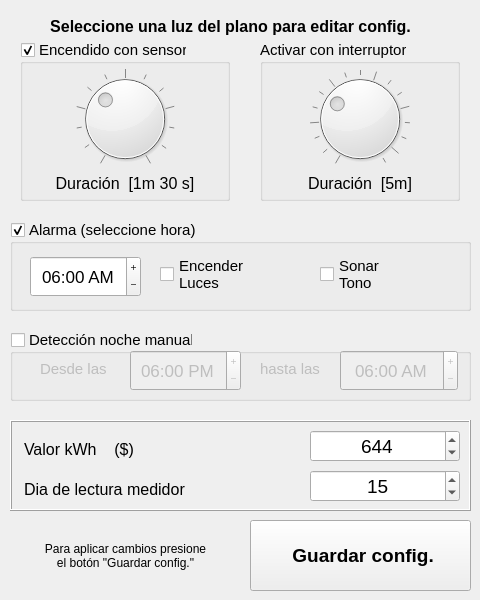
    <widget class="QWidget" name="configG">
     <attribute name="title">
      <string>Config. general</string>
     </attribute>
     <widget class="QFrame" name="frameGLigths">
      <property name="geometry">
       <rect>
        <x>10</x>
        <y>10</y>
        <width>461</width>
        <height>201</height>
       </rect>
      </property>
      <property name="frameShape">
       <enum>QFrame::NoFrame</enum>
      </property>
      <property name="frameShadow">
       <enum>QFrame::Sunken</enum>
      </property>
      <widget class="QLabel" name="label_9">
       <property name="geometry">
        <rect>
         <x>10</x>
         <y>8</y>
         <width>421</width>
         <height>17</height>
        </rect>
       </property>
       <property name="font">
        <font>
         <pointsize>12</pointsize>
         <weight>75</weight>
         <bold>true</bold>
        </font>
       </property>
       <property name="text">
        <string>Seleccione una luz del plano para editar config.</string>
       </property>
       <property name="alignment">
        <set>Qt::AlignCenter</set>
       </property>
      </widget>
      <widget class="QGroupBox" name="gboxSensorOn">
       <property name="geometry">
        <rect>
         <x>10</x>
         <y>30</y>
         <width>210</width>
         <height>161</height>
        </rect>
       </property>
       <property name="font">
        <font>
         <pointsize>11</pointsize>
         <weight>50</weight>
         <bold>false</bold>
        </font>
       </property>
       <property name="title">
        <string>Encendido con sensor</string>
       </property>
       <property name="flat">
        <bool>false</bool>
       </property>
       <property name="checkable">
        <bool>true</bool>
       </property>
       <property name="checked">
        <bool>true</bool>
       </property>
       <layout class="QVBoxLayout" name="verticalLayout_2">
        <property name="spacing">
         <number>0</number>
        </property>
        <property name="leftMargin">
         <number>0</number>
        </property>
        <property name="topMargin">
         <number>5</number>
        </property>
        <property name="rightMargin">
         <number>0</number>
        </property>
        <property name="bottomMargin">
         <number>0</number>
        </property>
        <item>
         <widget class="QDial" name="dialShort">
          <property name="minimum">
           <number>10</number>
          </property>
          <property name="maximum">
           <number>240</number>
          </property>
          <property name="singleStep">
           <number>10</number>
          </property>
          <property name="pageStep">
           <number>30</number>
          </property>
          <property name="value">
           <number>90</number>
          </property>
          <property name="orientation">
           <enum>Qt::Horizontal</enum>
          </property>
          <property name="invertedAppearance">
           <bool>false</bool>
          </property>
          <property name="invertedControls">
           <bool>false</bool>
          </property>
          <property name="notchTarget">
           <double>9.000000000000000</double>
          </property>
          <property name="notchesVisible">
           <bool>true</bool>
          </property>
         </widget>
        </item>
        <item>
         <widget class="QLabel" name="lblDialShort">
          <property name="maximumSize">
           <size>
            <width>16777215</width>
            <height>32</height>
           </size>
          </property>
          <property name="font">
           <font>
            <pointsize>12</pointsize>
           </font>
          </property>
          <property name="text">
           <string>Duración  [1m 30 s]</string>
          </property>
          <property name="alignment">
           <set>Qt::AlignCenter</set>
          </property>
         </widget>
        </item>
       </layout>
      </widget>
      <widget class="QGroupBox" name="gboxIntOn">
       <property name="geometry">
        <rect>
         <x>250</x>
         <y>30</y>
         <width>200</width>
         <height>161</height>
        </rect>
       </property>
       <property name="font">
        <font>
         <pointsize>11</pointsize>
         <weight>50</weight>
         <bold>false</bold>
        </font>
       </property>
       <property name="title">
        <string>Activar con interruptor</string>
       </property>
       <property name="flat">
        <bool>false</bool>
       </property>
       <property name="checkable">
        <bool>false</bool>
       </property>
       <property name="checked">
        <bool>false</bool>
       </property>
       <layout class="QVBoxLayout" name="verticalLayout_4">
        <property name="spacing">
         <number>0</number>
        </property>
        <property name="leftMargin">
         <number>0</number>
        </property>
        <property name="topMargin">
         <number>5</number>
        </property>
        <property name="rightMargin">
         <number>0</number>
        </property>
        <property name="bottomMargin">
         <number>0</number>
        </property>
        <item>
         <widget class="QDial" name="dialLong">
          <property name="minimum">
           <number>0</number>
          </property>
          <property name="maximum">
           <number>240</number>
          </property>
          <property name="singleStep">
           <number>15</number>
          </property>
          <property name="pageStep">
           <number>45</number>
          </property>
          <property name="value">
           <number>75</number>
          </property>
          <property name="sliderPosition">
           <number>75</number>
          </property>
          <property name="orientation">
           <enum>Qt::Horizontal</enum>
          </property>
          <property name="invertedAppearance">
           <bool>false</bool>
          </property>
          <property name="invertedControls">
           <bool>false</bool>
          </property>
          <property name="notchTarget">
           <double>9.000000000000000</double>
          </property>
          <property name="notchesVisible">
           <bool>true</bool>
          </property>
         </widget>
        </item>
        <item>
         <widget class="QLabel" name="lblDialLong">
          <property name="maximumSize">
           <size>
            <width>16777215</width>
            <height>32</height>
           </size>
          </property>
          <property name="font">
           <font>
            <pointsize>12</pointsize>
           </font>
          </property>
          <property name="text">
           <string>Duración  [5m]</string>
          </property>
          <property name="alignment">
           <set>Qt::AlignCenter</set>
          </property>
         </widget>
        </item>
       </layout>
      </widget>
     </widget>
     <widget class="QFrame" name="frameGAlarm">
      <property name="geometry">
       <rect>
        <x>10</x>
        <y>210</y>
        <width>461</width>
        <height>111</height>
       </rect>
      </property>
      <property name="frameShape">
       <enum>QFrame::NoFrame</enum>
      </property>
      <property name="frameShadow">
       <enum>QFrame::Raised</enum>
      </property>
      <widget class="QGroupBox" name="gboxAlarmOn">
       <property name="enabled">
        <bool>true</bool>
       </property>
       <property name="geometry">
        <rect>
         <x>0</x>
         <y>10</y>
         <width>461</width>
         <height>91</height>
        </rect>
       </property>
       <property name="font">
        <font>
         <pointsize>11</pointsize>
        </font>
       </property>
       <property name="title">
        <string>Alarma (seleccione hora)</string>
       </property>
       <property name="flat">
        <bool>false</bool>
       </property>
       <property name="checkable">
        <bool>true</bool>
       </property>
       <property name="checked">
        <bool>true</bool>
       </property>
       <widget class="QCheckBox" name="chkLigthsG">
        <property name="geometry">
         <rect>
          <x>150</x>
          <y>20</y>
          <width>161</width>
          <height>69</height>
         </rect>
        </property>
        <property name="text">
         <string>Encender 
Luces</string>
        </property>
        <property name="icon">
         <iconset resource="icons.qrc">
          <normaloff>:/saver2</normaloff>:/saver2</iconset>
        </property>
        <property name="iconSize">
         <size>
          <width>60</width>
          <height>60</height>
         </size>
        </property>
       </widget>
       <widget class="QCheckBox" name="chkSirenG">
        <property name="geometry">
         <rect>
          <x>310</x>
          <y>20</y>
          <width>131</width>
          <height>69</height>
         </rect>
        </property>
        <property name="text">
         <string>Sonar 
Tono</string>
        </property>
        <property name="icon">
         <iconset resource="icons.qrc">
          <normaloff>:/siren</normaloff>:/siren</iconset>
        </property>
        <property name="iconSize">
         <size>
          <width>60</width>
          <height>60</height>
         </size>
        </property>
       </widget>
       <widget class="QTimeEdit" name="timeAlarm">
        <property name="geometry">
         <rect>
          <x>20</x>
          <y>36</y>
          <width>111</width>
          <height>41</height>
         </rect>
        </property>
        <property name="font">
         <font>
          <pointsize>13</pointsize>
         </font>
        </property>
        <property name="wrapping">
         <bool>false</bool>
        </property>
        <property name="frame">
         <bool>true</bool>
        </property>
        <property name="alignment">
         <set>Qt::AlignCenter</set>
        </property>
        <property name="buttonSymbols">
         <enum>QAbstractSpinBox::PlusMinus</enum>
        </property>
        <property name="displayFormat">
         <string>hh:mm AP</string>
        </property>
        <property name="time">
         <time>
          <hour>6</hour>
          <minute>0</minute>
          <second>0</second>
         </time>
        </property>
       </widget>
      </widget>
     </widget>
     <widget class="QFrame" name="frameGKwh">
      <property name="geometry">
       <rect>
        <x>10</x>
        <y>420</y>
        <width>461</width>
        <height>91</height>
       </rect>
      </property>
      <property name="frameShape">
       <enum>QFrame::Box</enum>
      </property>
      <property name="frameShadow">
       <enum>QFrame::Raised</enum>
      </property>
      <widget class="QLabel" name="label_12">
       <property name="geometry">
        <rect>
         <x>14</x>
         <y>20</y>
         <width>109</width>
         <height>19</height>
        </rect>
       </property>
       <property name="font">
        <font>
         <pointsize>12</pointsize>
        </font>
       </property>
       <property name="text">
        <string>Valor kWh    ($)</string>
       </property>
       <property name="alignment">
        <set>Qt::AlignLeading|Qt::AlignLeft|Qt::AlignVCenter</set>
       </property>
      </widget>
      <widget class="QSpinBox" name="spnPrice">
       <property name="geometry">
        <rect>
         <x>300</x>
         <y>10</y>
         <width>150</width>
         <height>32</height>
        </rect>
       </property>
       <property name="maximumSize">
        <size>
         <width>150</width>
         <height>16777215</height>
        </size>
       </property>
       <property name="font">
        <font>
         <pointsize>14</pointsize>
        </font>
       </property>
       <property name="alignment">
        <set>Qt::AlignCenter</set>
       </property>
       <property name="maximum">
        <number>9999</number>
       </property>
       <property name="value">
        <number>644</number>
       </property>
      </widget>
      <widget class="QLabel" name="label_13">
       <property name="geometry">
        <rect>
         <x>14</x>
         <y>60</y>
         <width>163</width>
         <height>19</height>
        </rect>
       </property>
       <property name="font">
        <font>
         <pointsize>12</pointsize>
        </font>
       </property>
       <property name="text">
        <string>Dia de lectura medidor</string>
       </property>
       <property name="alignment">
        <set>Qt::AlignLeading|Qt::AlignLeft|Qt::AlignVCenter</set>
       </property>
      </widget>
      <widget class="QSpinBox" name="spnDay">
       <property name="geometry">
        <rect>
         <x>300</x>
         <y>50</y>
         <width>150</width>
         <height>32</height>
        </rect>
       </property>
       <property name="maximumSize">
        <size>
         <width>150</width>
         <height>16777215</height>
        </size>
       </property>
       <property name="font">
        <font>
         <pointsize>14</pointsize>
        </font>
       </property>
       <property name="alignment">
        <set>Qt::AlignCenter</set>
       </property>
       <property name="maximum">
        <number>28</number>
       </property>
       <property name="value">
        <number>15</number>
       </property>
      </widget>
     </widget>
     <widget class="QFrame" name="frameGNigth">
      <property name="geometry">
       <rect>
        <x>10</x>
        <y>320</y>
        <width>461</width>
        <height>91</height>
       </rect>
      </property>
      <property name="frameShape">
       <enum>QFrame::NoFrame</enum>
      </property>
      <property name="frameShadow">
       <enum>QFrame::Raised</enum>
      </property>
      <widget class="QGroupBox" name="gboxNigth">
       <property name="enabled">
        <bool>true</bool>
       </property>
       <property name="geometry">
        <rect>
         <x>0</x>
         <y>10</y>
         <width>461</width>
         <height>71</height>
        </rect>
       </property>
       <property name="font">
        <font>
         <pointsize>11</pointsize>
        </font>
       </property>
       <property name="title">
        <string>Detección noche manual</string>
       </property>
       <property name="flat">
        <bool>false</bool>
       </property>
       <property name="checkable">
        <bool>true</bool>
       </property>
       <property name="checked">
        <bool>false</bool>
       </property>
       <widget class="QTimeEdit" name="timeEnd">
        <property name="geometry">
         <rect>
          <x>330</x>
          <y>20</y>
          <width>118</width>
          <height>41</height>
         </rect>
        </property>
        <property name="font">
         <font>
          <pointsize>13</pointsize>
         </font>
        </property>
        <property name="wrapping">
         <bool>false</bool>
        </property>
        <property name="frame">
         <bool>true</bool>
        </property>
        <property name="alignment">
         <set>Qt::AlignCenter</set>
        </property>
        <property name="buttonSymbols">
         <enum>QAbstractSpinBox::PlusMinus</enum>
        </property>
        <property name="displayFormat">
         <string>hh:mm AP</string>
        </property>
        <property name="time">
         <time>
          <hour>6</hour>
          <minute>0</minute>
          <second>0</second>
         </time>
        </property>
       </widget>
       <widget class="QTimeEdit" name="timeInit">
        <property name="geometry">
         <rect>
          <x>120</x>
          <y>20</y>
          <width>111</width>
          <height>41</height>
         </rect>
        </property>
        <property name="font">
         <font>
          <pointsize>13</pointsize>
         </font>
        </property>
        <property name="wrapping">
         <bool>false</bool>
        </property>
        <property name="frame">
         <bool>true</bool>
        </property>
        <property name="alignment">
         <set>Qt::AlignCenter</set>
        </property>
        <property name="buttonSymbols">
         <enum>QAbstractSpinBox::PlusMinus</enum>
        </property>
        <property name="displayFormat">
         <string>hh:mm AP</string>
        </property>
        <property name="time">
         <time>
          <hour>18</hour>
          <minute>0</minute>
          <second>0</second>
         </time>
        </property>
       </widget>
       <widget class="QLabel" name="label_10">
        <property name="geometry">
         <rect>
          <x>30</x>
          <y>30</y>
          <width>71</width>
          <height>17</height>
         </rect>
        </property>
        <property name="text">
         <string>Desde las</string>
        </property>
       </widget>
       <widget class="QLabel" name="label_11">
        <property name="geometry">
         <rect>
          <x>250</x>
          <y>30</y>
          <width>71</width>
          <height>17</height>
         </rect>
        </property>
        <property name="text">
         <string>hasta las</string>
        </property>
       </widget>
      </widget>
     </widget>
     <widget class="QFrame" name="frameGBtns">
      <property name="geometry">
       <rect>
        <x>10</x>
        <y>520</y>
        <width>461</width>
        <height>71</height>
       </rect>
      </property>
      <property name="frameShape">
       <enum>QFrame::NoFrame</enum>
      </property>
      <property name="frameShadow">
       <enum>QFrame::Raised</enum>
      </property>
      <widget class="QPushButton" name="btnSaveG">
       <property name="geometry">
        <rect>
         <x>240</x>
         <y>0</y>
         <width>221</width>
         <height>71</height>
        </rect>
       </property>
       <property name="minimumSize">
        <size>
         <width>0</width>
         <height>0</height>
        </size>
       </property>
       <property name="maximumSize">
        <size>
         <width>512</width>
         <height>200</height>
        </size>
       </property>
       <property name="font">
        <font>
         <family>Arial</family>
         <pointsize>14</pointsize>
         <weight>75</weight>
         <italic>false</italic>
         <bold>true</bold>
        </font>
       </property>
       <property name="text">
        <string> Guardar config.</string>
       </property>
       <property name="icon">
        <iconset resource="icons.qrc">
         <normaloff>:/save</normaloff>:/save</iconset>
       </property>
       <property name="iconSize">
        <size>
         <width>64</width>
         <height>64</height>
        </size>
       </property>
      </widget>
      <widget class="QLabel" name="lblNote1">
       <property name="geometry">
        <rect>
         <x>10</x>
         <y>10</y>
         <width>211</width>
         <height>51</height>
        </rect>
       </property>
       <property name="text">
        <string>Para aplicar cambios presione 
el botón &quot;Guardar config.&quot;</string>
       </property>
       <property name="alignment">
        <set>Qt::AlignCenter</set>
       </property>
      </widget>
     </widget>
    </widget>
